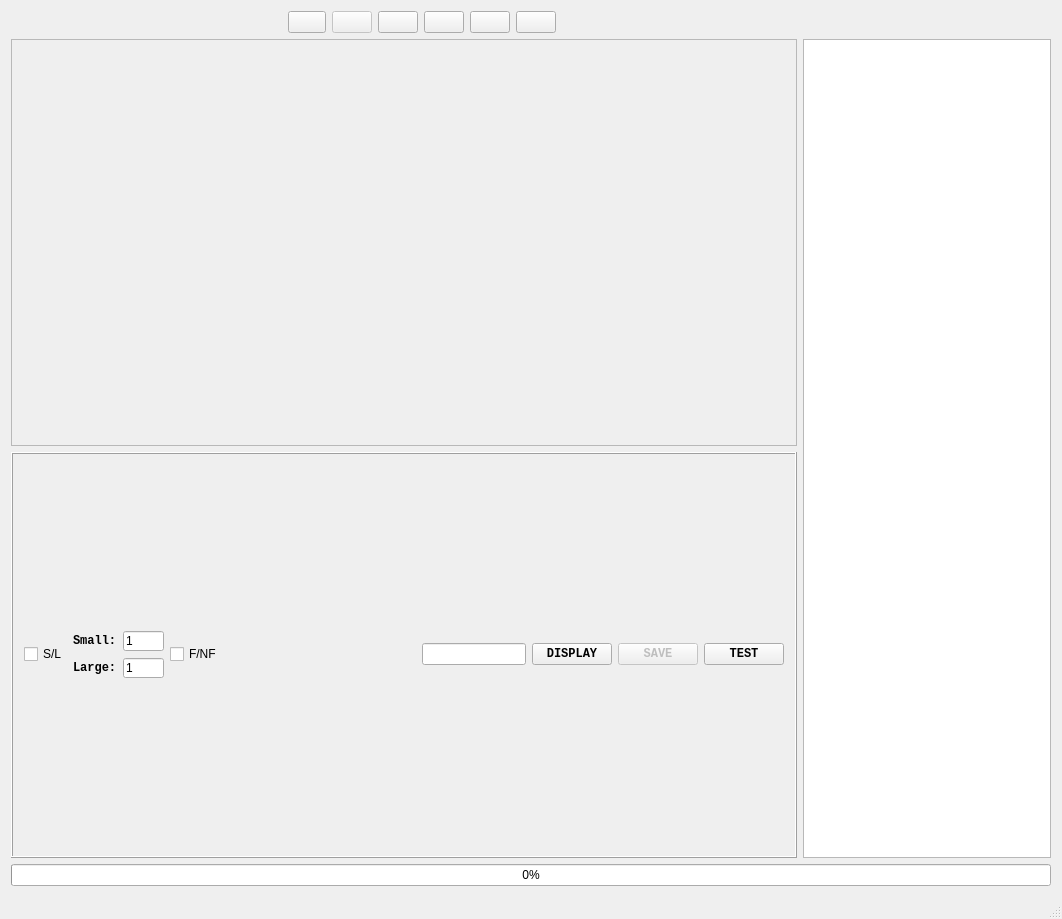
<?xml version="1.0" encoding="UTF-8"?>
<ui version="4.0">
 <class>AutoCalibWidget</class>
 <widget class="QMainWindow" name="AutoCalibWidget">
  <property name="geometry">
   <rect>
    <x>0</x>
    <y>0</y>
    <width>1062</width>
    <height>919</height>
   </rect>
  </property>
  <property name="windowTitle">
   <string>AutoCalibWidget</string>
  </property>
  <widget class="QWidget" name="centralWidget">
   <layout class="QGridLayout" name="gridLayout_4">
    <item row="0" column="0">
     <layout class="QGridLayout" name="gridLayout_2">
      <item row="0" column="0">
       <layout class="QGridLayout" name="gridLayout">
        <item row="0" column="0">
         <spacer name="horizontalSpacer_2">
          <property name="orientation">
           <enum>Qt::Horizontal</enum>
          </property>
          <property name="sizeHint" stdset="0">
           <size>
            <width>277</width>
            <height>17</height>
           </size>
          </property>
         </spacer>
        </item>
        <item row="0" column="1">
         <layout class="QHBoxLayout" name="horizontalLayout">
          <item>
           <widget class="QPushButton" name="controlConnectBtn">
            <property name="font">
             <font>
              <family>Consolas</family>
              <weight>75</weight>
              <bold>true</bold>
             </font>
            </property>
            <property name="text">
             <string/>
            </property>
            <property name="icon">
             <iconset resource="resources.qrc">
              <normaloff>:/images/images/tune.png</normaloff>:/images/images/tune.png</iconset>
            </property>
            <property name="iconSize">
             <size>
              <width>30</width>
              <height>30</height>
             </size>
            </property>
           </widget>
          </item>
          <item>
           <widget class="QPushButton" name="startBtn">
            <property name="enabled">
             <bool>false</bool>
            </property>
            <property name="focusPolicy">
             <enum>Qt::NoFocus</enum>
            </property>
            <property name="layoutDirection">
             <enum>Qt::LeftToRight</enum>
            </property>
            <property name="styleSheet">
             <string notr="true"/>
            </property>
            <property name="text">
             <string/>
            </property>
            <property name="icon">
             <iconset resource="icons.qrc">
              <normaloff>:/icons/blue_starticon.png</normaloff>
              <normalon>:/icons/blue_stopicon.png</normalon>:/icons/blue_starticon.png</iconset>
            </property>
            <property name="iconSize">
             <size>
              <width>30</width>
              <height>30</height>
             </size>
            </property>
            <property name="checkable">
             <bool>true</bool>
            </property>
            <property name="autoRepeatDelay">
             <number>293</number>
            </property>
           </widget>
          </item>
          <item>
           <widget class="QPushButton" name="stopBtn">
            <property name="focusPolicy">
             <enum>Qt::NoFocus</enum>
            </property>
            <property name="text">
             <string/>
            </property>
            <property name="icon">
             <iconset resource="resources.qrc">
              <normaloff>:/images/images/stop.png</normaloff>:/images/images/stop.png</iconset>
            </property>
            <property name="iconSize">
             <size>
              <width>30</width>
              <height>30</height>
             </size>
            </property>
            <property name="checkable">
             <bool>false</bool>
            </property>
           </widget>
          </item>
          <item>
           <widget class="QPushButton" name="calibBtn">
            <property name="cursor">
             <cursorShape>ArrowCursor</cursorShape>
            </property>
            <property name="text">
             <string/>
            </property>
            <property name="icon">
             <iconset resource="resources.qrc">
              <normaloff>:/images/images/autocalib.png</normaloff>:/images/images/autocalib.png</iconset>
            </property>
            <property name="iconSize">
             <size>
              <width>30</width>
              <height>30</height>
             </size>
            </property>
           </widget>
          </item>
          <item>
           <widget class="QPushButton" name="importBtn">
            <property name="text">
             <string/>
            </property>
            <property name="icon">
             <iconset resource="resources.qrc">
              <normaloff>:/images/images/import.png</normaloff>:/images/images/import.png</iconset>
            </property>
            <property name="iconSize">
             <size>
              <width>30</width>
              <height>30</height>
             </size>
            </property>
           </widget>
          </item>
          <item>
           <widget class="QPushButton" name="saveBtn">
            <property name="cursor">
             <cursorShape>ArrowCursor</cursorShape>
            </property>
            <property name="text">
             <string/>
            </property>
            <property name="icon">
             <iconset resource="resources.qrc">
              <normaloff>:/images/images/save.png</normaloff>:/images/images/save.png</iconset>
            </property>
            <property name="iconSize">
             <size>
              <width>30</width>
              <height>30</height>
             </size>
            </property>
           </widget>
          </item>
         </layout>
        </item>
        <item row="0" column="2">
         <layout class="QHBoxLayout" name="horizontalLayout_2"/>
        </item>
        <item row="0" column="3">
         <spacer name="horizontalSpacer_3">
          <property name="orientation">
           <enum>Qt::Horizontal</enum>
          </property>
          <property name="sizeHint" stdset="0">
           <size>
            <width>138</width>
            <height>17</height>
           </size>
          </property>
         </spacer>
        </item>
       </layout>
      </item>
      <item row="1" column="0">
       <layout class="QGridLayout" name="displayLayout">
        <item row="0" column="0">
         <widget class="QFrame" name="displayFrame">
          <property name="frameShape">
           <enum>QFrame::StyledPanel</enum>
          </property>
          <property name="frameShadow">
           <enum>QFrame::Raised</enum>
          </property>
         </widget>
        </item>
        <item row="1" column="0">
         <widget class="QFrame" name="imageFrame">
          <property name="frameShape">
           <enum>QFrame::Box</enum>
          </property>
          <property name="frameShadow">
           <enum>QFrame::Raised</enum>
          </property>
          <layout class="QGridLayout" name="gridLayout_3">
           <item row="0" column="0">
            <widget class="QCheckBox" name="boardCheckBox">
             <property name="text">
              <string>S/L</string>
             </property>
            </widget>
           </item>
           <item row="0" column="1">
            <layout class="QVBoxLayout" name="verticalLayout">
             <item>
              <layout class="QHBoxLayout" name="horizontalLayout_3">
               <item>
                <widget class="QLabel" name="label">
                 <property name="font">
                  <font>
                   <family>Consolas</family>
                   <weight>75</weight>
                   <bold>true</bold>
                  </font>
                 </property>
                 <property name="text">
                  <string>Small:</string>
                 </property>
                </widget>
               </item>
               <item>
                <widget class="QLineEdit" name="sCamlineEdit">
                 <property name="minimumSize">
                  <size>
                   <width>41</width>
                   <height>20</height>
                  </size>
                 </property>
                 <property name="maximumSize">
                  <size>
                   <width>41</width>
                   <height>20</height>
                  </size>
                 </property>
                 <property name="text">
                  <string>1</string>
                 </property>
                </widget>
               </item>
              </layout>
             </item>
             <item>
              <layout class="QHBoxLayout" name="horizontalLayout_4">
               <item>
                <widget class="QLabel" name="label_2">
                 <property name="font">
                  <font>
                   <family>Consolas</family>
                   <weight>75</weight>
                   <bold>true</bold>
                  </font>
                 </property>
                 <property name="text">
                  <string>Large:</string>
                 </property>
                </widget>
               </item>
               <item>
                <widget class="QLineEdit" name="lCamlineEdit">
                 <property name="minimumSize">
                  <size>
                   <width>41</width>
                   <height>20</height>
                  </size>
                 </property>
                 <property name="maximumSize">
                  <size>
                   <width>41</width>
                   <height>20</height>
                  </size>
                 </property>
                 <property name="text">
                  <string>1</string>
                 </property>
                </widget>
               </item>
              </layout>
             </item>
            </layout>
           </item>
           <item row="0" column="2">
            <widget class="QCheckBox" name="fallCheckBox">
             <property name="text">
              <string>F/NF</string>
             </property>
            </widget>
           </item>
           <item row="0" column="3">
            <spacer name="horizontalSpacer">
             <property name="orientation">
              <enum>Qt::Horizontal</enum>
             </property>
             <property name="sizeHint" stdset="0">
              <size>
               <width>198</width>
               <height>49</height>
              </size>
             </property>
            </spacer>
           </item>
           <item row="0" column="4">
            <widget class="QLineEdit" name="offsetlineEdit"/>
           </item>
           <item row="0" column="5">
            <widget class="QPushButton" name="displayBtn">
             <property name="enabled">
              <bool>true</bool>
             </property>
             <property name="font">
              <font>
               <family>Consolas</family>
               <weight>75</weight>
               <bold>true</bold>
              </font>
             </property>
             <property name="text">
              <string>DISPLAY</string>
             </property>
            </widget>
           </item>
           <item row="0" column="6">
            <widget class="QPushButton" name="saveImgBtn">
             <property name="enabled">
              <bool>false</bool>
             </property>
             <property name="font">
              <font>
               <family>Consolas</family>
               <weight>75</weight>
               <bold>true</bold>
              </font>
             </property>
             <property name="text">
              <string>SAVE</string>
             </property>
            </widget>
           </item>
           <item row="0" column="7">
            <widget class="QPushButton" name="testBtn">
             <property name="font">
              <font>
               <family>Consolas</family>
               <weight>75</weight>
               <bold>true</bold>
              </font>
             </property>
             <property name="text">
              <string>TEST</string>
             </property>
            </widget>
           </item>
          </layout>
         </widget>
        </item>
       </layout>
      </item>
      <item row="1" column="1">
       <widget class="QListWidget" name="processLog"/>
      </item>
      <item row="2" column="0" colspan="2">
       <widget class="QProgressBar" name="calibProgBar">
        <property name="value">
         <number>0</number>
        </property>
       </widget>
      </item>
     </layout>
    </item>
   </layout>
  </widget>
  <widget class="QStatusBar" name="statusBar"/>
 </widget>
 <layoutdefault spacing="6" margin="11"/>
 <resources>
  <include location="icons.qrc"/>
  <include location="resources.qrc"/>
 </resources>
 <connections/>
</ui>
